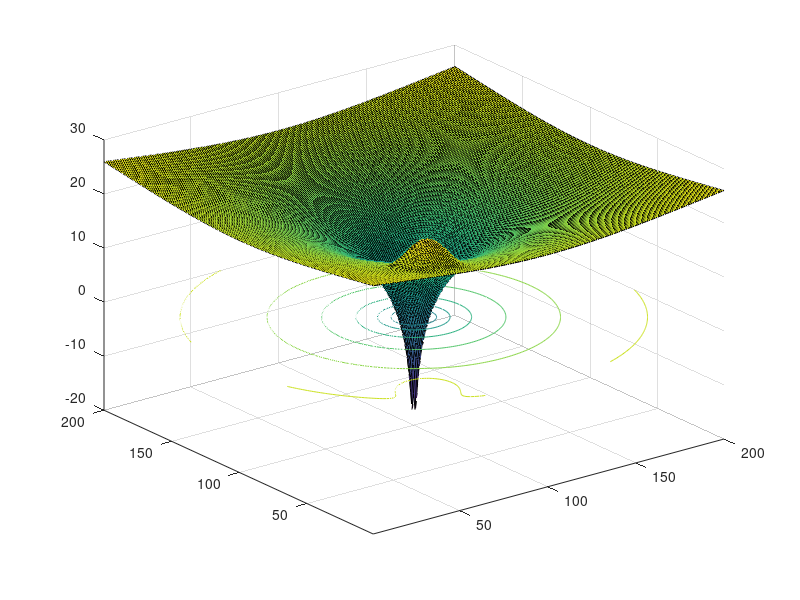

Reproduce this figure in MATLAB.
function [ ] = contour( )
%CONTOUR Summary of this function goes here
%   Detailed explanation goes here
    
ku = 0.01;
wo= [100 ;100];
M = 2
for xx=1:200
         for yy=1:200


              CC(:,:)=ku*norm(wo-[xx;yy])^2*eye(M,M);
              z(xx,yy)=trace(CC(:,:));
              if(xx<100 && xx>0 && yy<100 && yy>0)

                z(xx,yy)=z(xx,yy)+1000*(exp(-(xx-25).^2/100).*exp(-(yy-50).^2/100))/sqrt(2*pi);

              end
         end


        
end


surf (10*log10(z));
hold on;
contour(10*log10(z))


end

